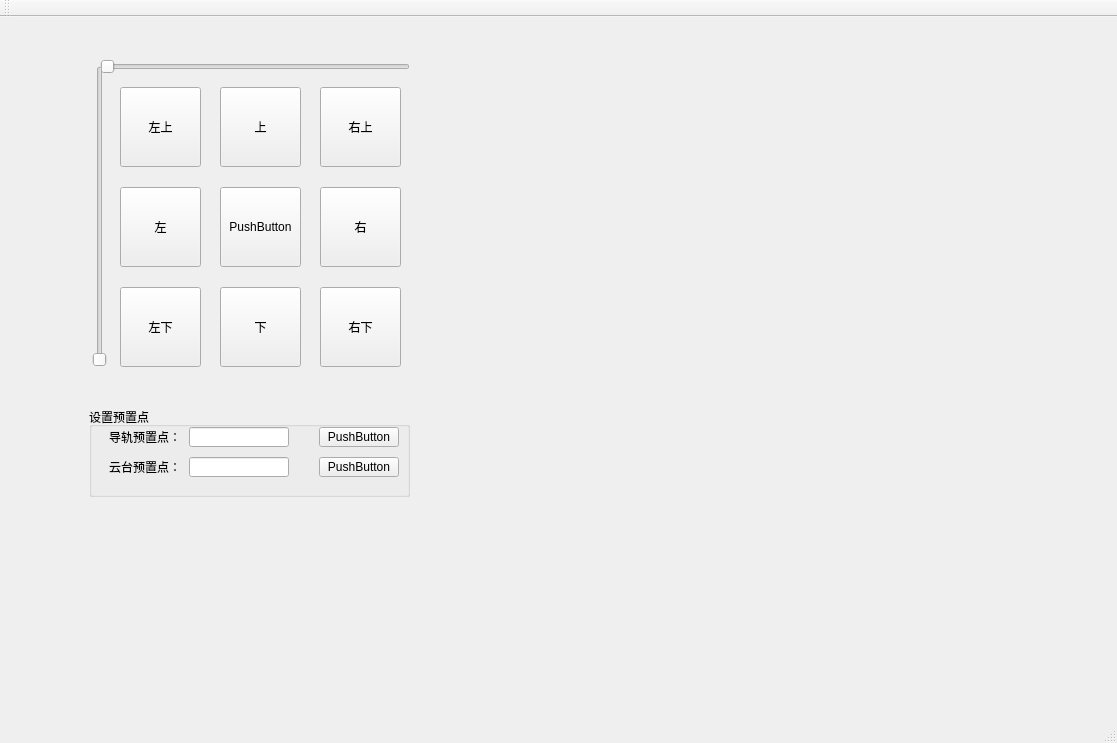
<?xml version="1.0" encoding="UTF-8"?>
<ui version="4.0">
 <class>PanRail</class>
 <widget class="QMainWindow" name="PanRail">
  <property name="geometry">
   <rect>
    <x>0</x>
    <y>0</y>
    <width>1117</width>
    <height>743</height>
   </rect>
  </property>
  <property name="windowTitle">
   <string>PanRail</string>
  </property>
  <widget class="QWidget" name="centralWidget">
   <widget class="QWidget" name="widget" native="true">
    <property name="geometry">
     <rect>
      <x>80</x>
      <y>30</y>
      <width>341</width>
      <height>341</height>
     </rect>
    </property>
    <widget class="QPushButton" name="pushButton">
     <property name="geometry">
      <rect>
       <x>40</x>
       <y>40</y>
       <width>81</width>
       <height>80</height>
      </rect>
     </property>
     <property name="text">
      <string>左上</string>
     </property>
    </widget>
    <widget class="QPushButton" name="pushButton_2">
     <property name="geometry">
      <rect>
       <x>140</x>
       <y>40</y>
       <width>81</width>
       <height>80</height>
      </rect>
     </property>
     <property name="text">
      <string>上</string>
     </property>
    </widget>
    <widget class="QPushButton" name="pushButton_3">
     <property name="geometry">
      <rect>
       <x>240</x>
       <y>40</y>
       <width>81</width>
       <height>80</height>
      </rect>
     </property>
     <property name="text">
      <string>右上</string>
     </property>
    </widget>
    <widget class="QSlider" name="horizontalSlider">
     <property name="geometry">
      <rect>
       <x>20</x>
       <y>10</y>
       <width>310</width>
       <height>20</height>
      </rect>
     </property>
     <property name="orientation">
      <enum>Qt::Horizontal</enum>
     </property>
    </widget>
    <widget class="QSlider" name="verticalSlider">
     <property name="geometry">
      <rect>
       <x>10</x>
       <y>19</y>
       <width>20</width>
       <height>301</height>
      </rect>
     </property>
     <property name="orientation">
      <enum>Qt::Vertical</enum>
     </property>
    </widget>
    <widget class="QPushButton" name="pushButton_4">
     <property name="geometry">
      <rect>
       <x>40</x>
       <y>140</y>
       <width>81</width>
       <height>80</height>
      </rect>
     </property>
     <property name="text">
      <string>左</string>
     </property>
    </widget>
    <widget class="QPushButton" name="pushButton_5">
     <property name="geometry">
      <rect>
       <x>140</x>
       <y>140</y>
       <width>81</width>
       <height>80</height>
      </rect>
     </property>
     <property name="text">
      <string>PushButton</string>
     </property>
    </widget>
    <widget class="QPushButton" name="pushButton_6">
     <property name="geometry">
      <rect>
       <x>240</x>
       <y>140</y>
       <width>81</width>
       <height>80</height>
      </rect>
     </property>
     <property name="text">
      <string>右</string>
     </property>
    </widget>
    <widget class="QPushButton" name="pushButton_7">
     <property name="geometry">
      <rect>
       <x>40</x>
       <y>240</y>
       <width>81</width>
       <height>80</height>
      </rect>
     </property>
     <property name="text">
      <string>左下</string>
     </property>
    </widget>
    <widget class="QPushButton" name="pushButton_8">
     <property name="geometry">
      <rect>
       <x>140</x>
       <y>240</y>
       <width>81</width>
       <height>80</height>
      </rect>
     </property>
     <property name="text">
      <string>下</string>
     </property>
    </widget>
    <widget class="QPushButton" name="pushButton_9">
     <property name="geometry">
      <rect>
       <x>240</x>
       <y>240</y>
       <width>81</width>
       <height>80</height>
      </rect>
     </property>
     <property name="text">
      <string>右下</string>
     </property>
    </widget>
   </widget>
   <widget class="QGroupBox" name="groupBox">
    <property name="geometry">
     <rect>
      <x>89</x>
      <y>390</y>
      <width>321</width>
      <height>90</height>
     </rect>
    </property>
    <property name="title">
     <string>设置预置点</string>
    </property>
    <widget class="QLabel" name="label">
     <property name="geometry">
      <rect>
       <x>20</x>
       <y>20</y>
       <width>80</width>
       <height>20</height>
      </rect>
     </property>
     <property name="text">
      <string>导轨预置点：</string>
     </property>
    </widget>
    <widget class="QLabel" name="label_2">
     <property name="geometry">
      <rect>
       <x>20</x>
       <y>50</y>
       <width>80</width>
       <height>20</height>
      </rect>
     </property>
     <property name="text">
      <string>云台预置点：</string>
     </property>
    </widget>
    <widget class="QLineEdit" name="lineEdit">
     <property name="geometry">
      <rect>
       <x>100</x>
       <y>20</y>
       <width>100</width>
       <height>20</height>
      </rect>
     </property>
    </widget>
    <widget class="QLineEdit" name="lineEdit_2">
     <property name="geometry">
      <rect>
       <x>100</x>
       <y>50</y>
       <width>100</width>
       <height>20</height>
      </rect>
     </property>
    </widget>
    <widget class="QPushButton" name="pushButton_10">
     <property name="geometry">
      <rect>
       <x>230</x>
       <y>20</y>
       <width>80</width>
       <height>20</height>
      </rect>
     </property>
     <property name="text">
      <string>PushButton</string>
     </property>
    </widget>
    <widget class="QPushButton" name="pushButton_11">
     <property name="geometry">
      <rect>
       <x>230</x>
       <y>50</y>
       <width>80</width>
       <height>20</height>
      </rect>
     </property>
     <property name="text">
      <string>PushButton</string>
     </property>
    </widget>
   </widget>
   <widget class="QWidget" name="id_widget_2" native="true">
    <property name="geometry">
     <rect>
      <x>470</x>
      <y>30</y>
      <width>431</width>
      <height>451</height>
     </rect>
    </property>
   </widget>
  </widget>
  <widget class="QMenuBar" name="menuBar">
   <property name="geometry">
    <rect>
     <x>0</x>
     <y>0</y>
     <width>1117</width>
     <height>23</height>
    </rect>
   </property>
  </widget>
  <widget class="QToolBar" name="mainToolBar">
   <attribute name="toolBarArea">
    <enum>TopToolBarArea</enum>
   </attribute>
   <attribute name="toolBarBreak">
    <bool>false</bool>
   </attribute>
  </widget>
  <widget class="QStatusBar" name="statusBar"/>
 </widget>
 <layoutdefault spacing="6" margin="11"/>
 <resources/>
 <connections/>
</ui>
